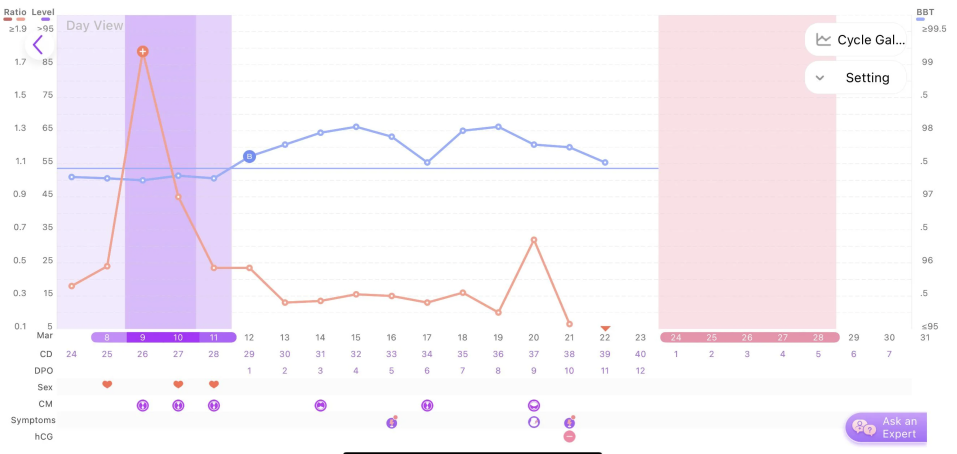
#> input picture real-screen-1.png, 2870 x 1360 px (shown at 1/3 size)
$ python -i color_segmentation.py   (imports and definitions only)
#> lines starting #> are read from the running program, lines starting #| are printed output that depends on the picture; after the words box and inside, x2 and y2 are one past the last pixel; in counts of white or black regions, pixels touching at a corner belong together
#> further down, picture is the input picture: shape (1360, 2870, 3); mean B, G, R 248.2, 241.1, 247.7
"""HSV color segmentation for chart-ink series.

Three masks are produced from a working-canvas BGR image:
    blue   — BBT line + markers   (always the `temp` series)
    orange — LH "Ratio" line + markers
    purple — LH "Level" line + markers

Both orange and purple are CANDIDATE LH lines: which one carries the
per-day LH data depends on the chart variant, and is chosen at runtime by
`marker_detection.resolve_lh_color` (purple is NOT a fixed distractor — on
dense-Level charts it IS the real LH measurement).

Saturation/value thresholds in constants.py are tuned to reject:
    - pale violet fertile band
    - pale pink period band
    - light gridlines, dark text, white markerfill
"""

from __future__ import annotations

from dataclasses import dataclass

import cv2
import numpy as np

from .constants import HSV_BLUE, HSV_ORANGE, HSV_PURPLE


@dataclass
class SeriesMasks:
    blue: np.ndarray     # uint8 0/255 — BBT ink
    orange: np.ndarray   # uint8 0/255 — LH "Ratio" ink (candidate LH line)
    purple: np.ndarray   # uint8 0/255 — LH "Level" ink (candidate LH line)


def _band_mask(hsv: np.ndarray, band: tuple[int, int, int, int]) -> np.ndarray:
    h_lo, h_hi, s_lo, v_lo = band
    lo = np.array([h_lo, s_lo, v_lo], dtype=np.uint8)
    hi = np.array([h_hi, 255, 255], dtype=np.uint8)
    return cv2.inRange(hsv, lo, hi)


def segment(bgr: np.ndarray) -> SeriesMasks:
    """Return per-series binary masks in working-canvas coords."""
    # Slight pre-blur to bridge anti-aliased line edges into the H band.
    blurred = cv2.GaussianBlur(bgr, (3, 3), 0)
    hsv = cv2.cvtColor(blurred, cv2.COLOR_BGR2HSV)
#> hsv: shape (1360, 2870, 3); mean H, S, V 45.6, 11.2, 251.6
    blue = _band_mask(hsv, HSV_BLUE)
#> in _band_mask, `return cv2.inRange(hsv, lo, hi)`:
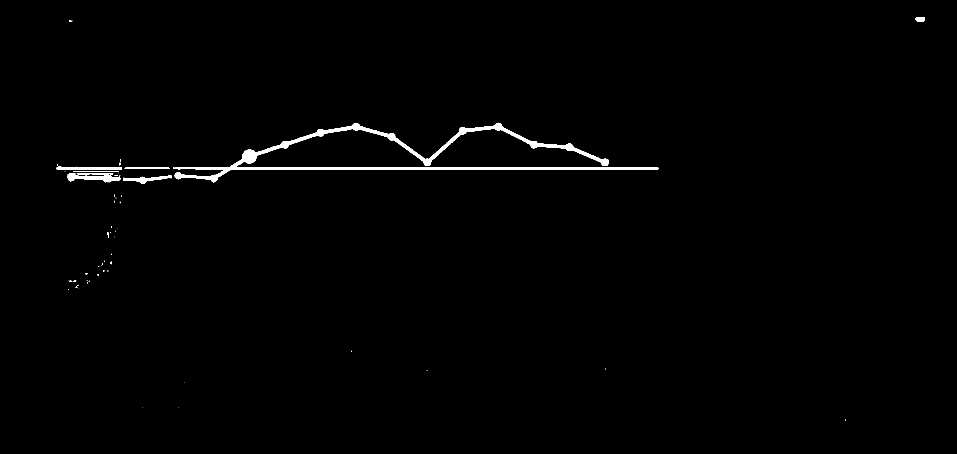
#> returned value: shape (1360, 2870) (shown at 1/3 size); 0.81% white; 53 white regions (39 under 20 px), largest, box (x1, y1, x2, y2) and area: (519, 368, 1975, 547) 25092, (203, 520, 361, 547) 2286, (169, 499, 366, 510) 1553
    orange = _band_mask(hsv, HSV_ORANGE)
#> call 2 of _band_mask, with band = (0, 18, 30, 120)
#> in _band_mask (call 2), `return cv2.inRange(hsv, lo, hi)`:
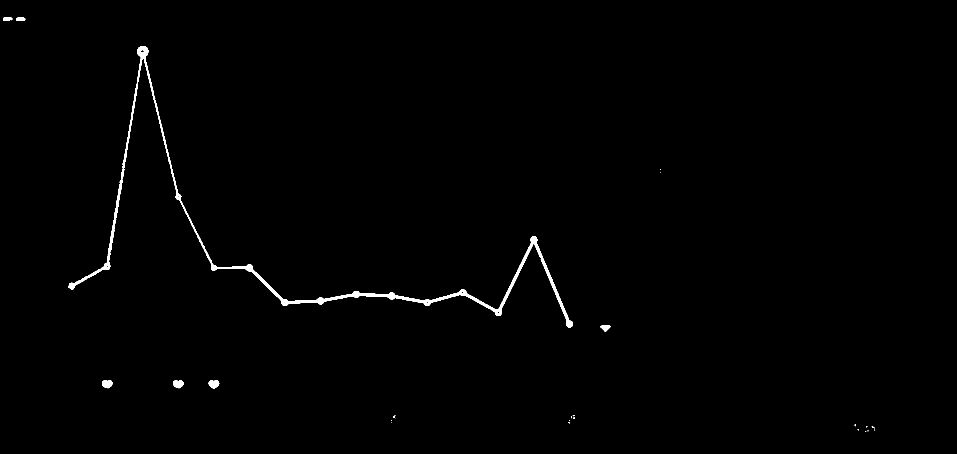
#> returned value: shape (1360, 2870) (shown at 1/3 size); 0.63% white; 29 white regions (20 under 20 px), largest, box (x1, y1, x2, y2) and area: (205, 138, 1719, 982) 21855, (626, 1141, 658, 1166) 587, (306, 1141, 337, 1165) 581
    purple = _band_mask(hsv, HSV_PURPLE)
#> call 3 of _band_mask, with band = (128, 162, 35, 100)
#> in _band_mask (call 3), `return cv2.inRange(hsv, lo, hi)`:
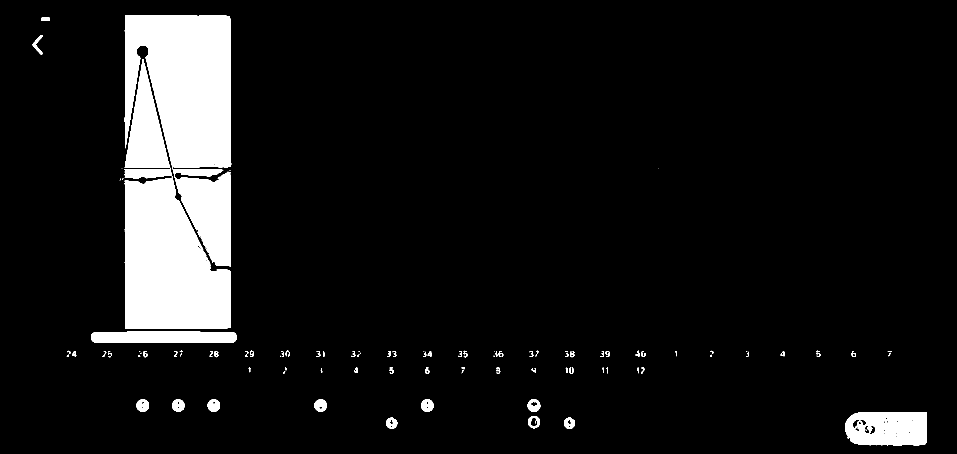
#> returned value: shape (1360, 2870) (shown at 1/3 size); 8.5% white; 115 white regions (35 under 20 px), largest, box (x1, y1, x2, y2) and area: (374, 46, 694, 800) 147781, (373, 177, 693, 987) 134710, (2535, 1237, 2781, 1336) 21066
    # close small gaps along the line stroke so connected components stay whole
    k = cv2.getStructuringElement(cv2.MORPH_RECT, (3, 3))
    blue = cv2.morphologyEx(blue, cv2.MORPH_CLOSE, k, iterations=1)
#> blue: shape (1360, 2870); 0.82% white; 52 white regions (38 under 20 px), largest, box (x1, y1, x2, y2) and area: (519, 368, 1975, 547) 25189, (203, 520, 361, 547) 2307, (169, 499, 366, 510) 1554
    orange = cv2.morphologyEx(orange, cv2.MORPH_CLOSE, k, iterations=1)
#> orange: shape (1360, 2870); 0.63% white; 26 white regions (16 under 20 px), largest, box (x1, y1, x2, y2) and area: (205, 138, 1719, 982) 21949, (626, 1141, 658, 1166) 587, (306, 1141, 337, 1165) 583
    purple = cv2.morphologyEx(purple, cv2.MORPH_CLOSE, k, iterations=1)
#> purple: shape (1360, 2870); 8.5% white; 98 white regions (21 under 20 px), largest, box (x1, y1, x2, y2) and area: (374, 46, 694, 800) 147963, (373, 177, 693, 987) 134805, (2535, 1237, 2781, 1336) 21740
    return SeriesMasks(blue=blue, orange=orange, purple=purple)

>>> import cv2
>>> picture = cv2.imread('../../real-screen-1.png')
>>> result = segment(picture)

$ run again, on real-screen-2.png
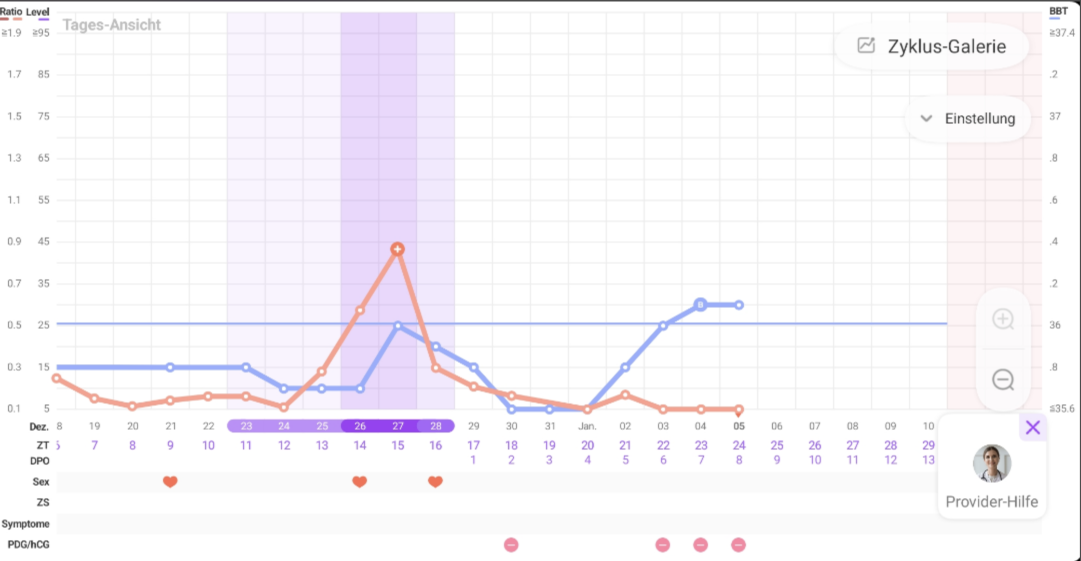
#> input picture real-screen-2.png, 2162 x 1122 px (shown at 1/2 size)
#> picture is the input picture: shape (1122, 2162, 3); mean B, G, R 249.6, 245.4, 248.1
#> hsv: shape (1122, 2162, 3); mean H, S, V 34.8, 6.1, 250.9
#> in _band_mask, `return cv2.inRange(hsv, lo, hi)`:
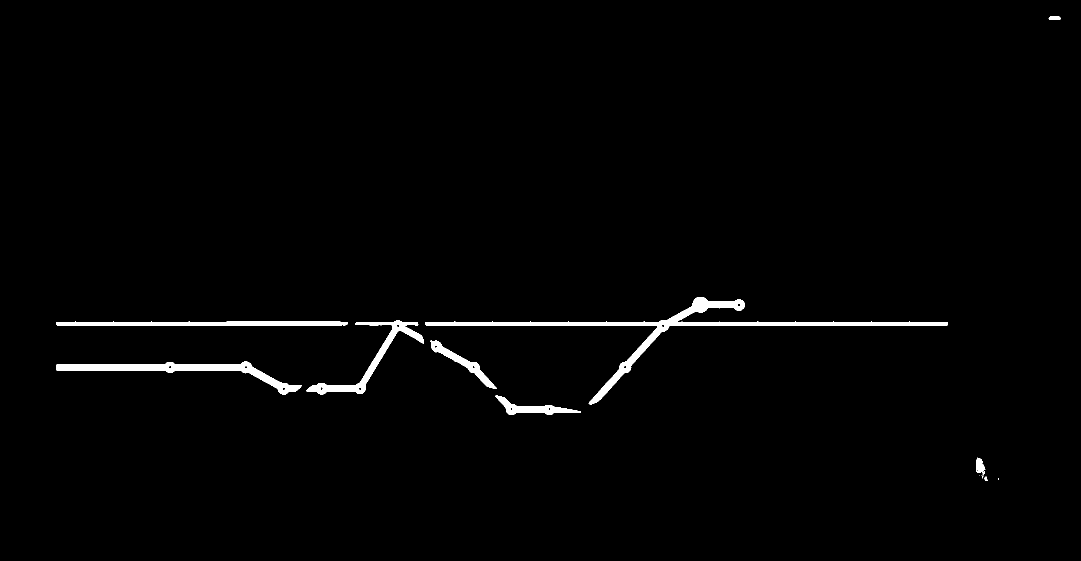
#> returned value: shape (1122, 2162) (shown at 1/2 size); 1.4% white; 14 white regions (5 under 20 px), largest, box (x1, y1, x2, y2) and area: (850, 594, 1896, 809) 12925, (112, 723, 603, 789) 7207, (613, 641, 848, 789) 4869
#> in _band_mask (call 3), `return cv2.inRange(hsv, lo, hi)`:
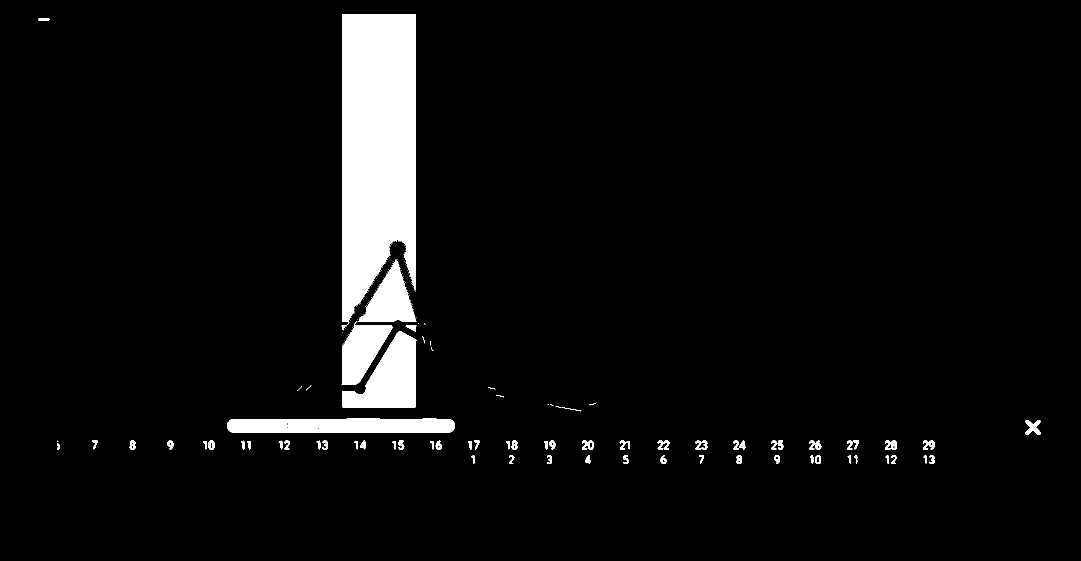
#> returned value: shape (1122, 2162) (shown at 1/2 size); 5.2% white; 204 white regions (139 under 20 px), largest, box (x1, y1, x2, y2) and area: (683, 28, 832, 660) 77563, (684, 662, 833, 816) 13021, (454, 837, 910, 866) 12453
#> blue: shape (1122, 2162); 1.4% white; 11 white regions (2 under 20 px), largest, box (x1, y1, x2, y2) and area: (850, 594, 1896, 809) 12937, (112, 723, 603, 789) 7218, (613, 641, 848, 789) 4877
#> orange: shape (1122, 2162); 0.97% white; 11 white regions (4 under 20 px), largest, box (x1, y1, x2, y2) and area: (102, 484, 1489, 836) 20718, (1966, 898, 1999, 954) 916, (325, 951, 356, 977) 598
#> purple: shape (1122, 2162); 5.2% white; 77 white regions (16 under 20 px), largest, box (x1, y1, x2, y2) and area: (683, 28, 832, 660) 77960, (683, 518, 833, 770) 15070, (684, 662, 833, 816) 13022

$ run again, on real-screen-3.png
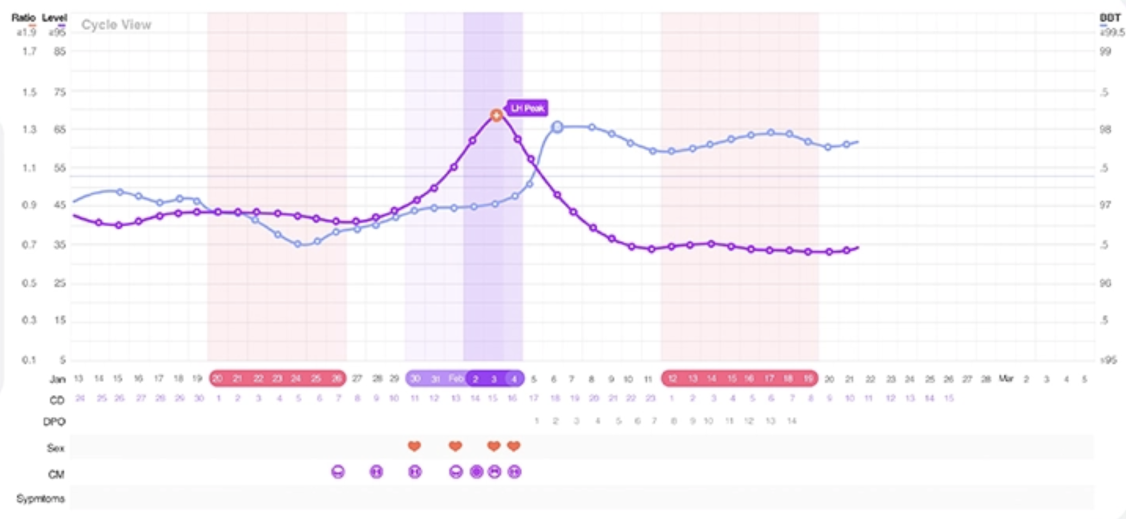
#> input picture real-screen-3.png, 2252 x 1038 px (shown at 1/2 size)
#> picture is the input picture: shape (1038, 2252, 3); mean B, G, R 248.3, 244.2, 249.1
#> hsv: shape (1038, 2252, 3); mean H, S, V 53.9, 7.4, 251
#> in _band_mask, `return cv2.inRange(hsv, lo, hi)`:
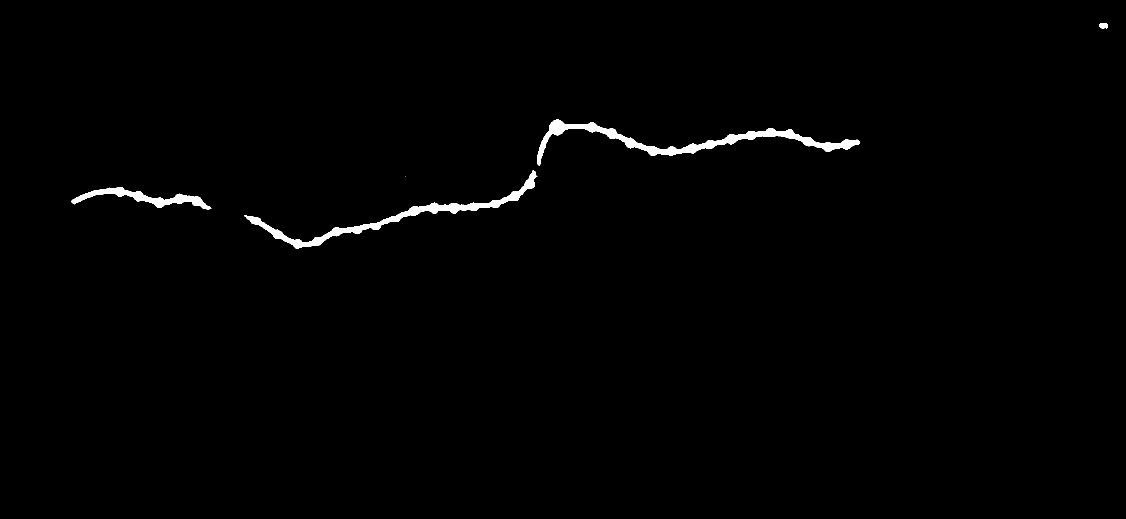
#> returned value: shape (1038, 2252) (shown at 1/2 size); 0.88% white; 5 white regions (1 under 20 px), largest, box (x1, y1, x2, y2) and area: (1074, 239, 1719, 332) 9185, (488, 341, 1075, 497) 7759, (143, 374, 423, 419) 3553, (2198, 46, 2216, 57) 167
#> blue: shape (1038, 2252); 0.89% white; 5 white regions (1 under 20 px), largest, box (x1, y1, x2, y2) and area: (1074, 239, 1719, 332) 9204, (488, 341, 1075, 497) 7774, (143, 374, 423, 419) 3558, (2198, 46, 2216, 57) 167
#> orange: shape (1038, 2252); 0.12% white; 6 white regions, box (x1, y1, x2, y2) and area: (973, 881, 1003, 905) 559, (1012, 881, 1043, 905) 554, (896, 881, 926, 905) 550, (814, 881, 843, 905) 547, (980, 217, 1006, 245) 511, (57, 47, 73, 56) 96
#> in segment, `purple = cv2.morphologyEx(purple, cv2.MORPH_CLOSE, k, iterations=1)`:
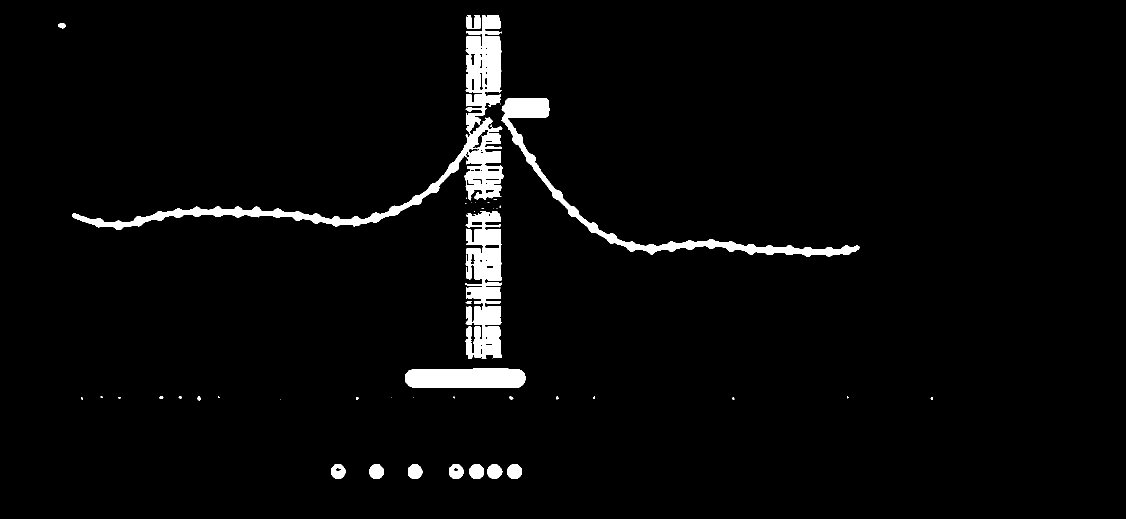
#> purple: shape (1038, 2252) (shown at 1/2 size); 3.1% white; 47 white regions (27 under 20 px), largest, box (x1, y1, x2, y2) and area: (144, 30, 1008, 460) 28916, (931, 422, 1004, 718) 15532, (1003, 196, 1719, 514) 13955

$ run again, on real-screen-4.png
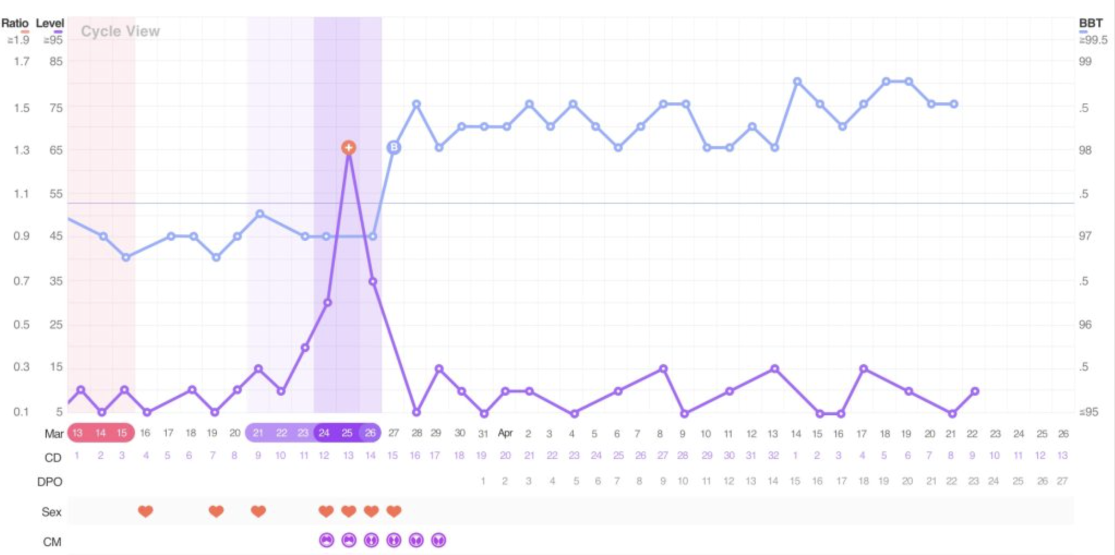
#> input picture real-screen-4.png, 2230 x 1110 px (shown at 1/2 size)
#> picture is the input picture: shape (1110, 2230, 3); mean B, G, R 250.9, 246.9, 249.3
#> hsv: shape (1110, 2230, 3); mean H, S, V 34, 5.8, 252
#> in _band_mask, `return cv2.inRange(hsv, lo, hi)`:
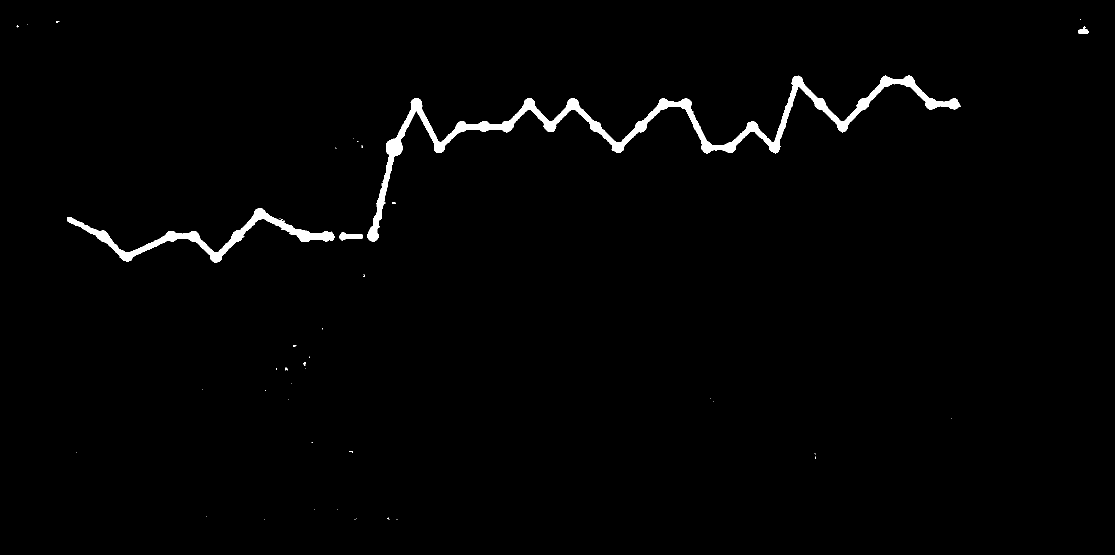
#> returned value: shape (1110, 2230) (shown at 1/2 size); 1.4% white; 47 white regions (40 under 20 px), largest, box (x1, y1, x2, y2) and area: (734, 151, 1922, 484) 24833, (134, 416, 669, 525) 8537, (679, 464, 726, 481) 497
#> blue: shape (1110, 2230); 1.4% white; 43 white regions (36 under 20 px), largest, box (x1, y1, x2, y2) and area: (734, 151, 1922, 484) 24889, (134, 416, 669, 525) 8573, (679, 464, 726, 481) 497
#> orange: shape (1110, 2230); 0.22% white; 10 white regions (1 under 20 px), largest, box (x1, y1, x2, y2) and area: (771, 1009, 806, 1037) 688, (681, 1009, 714, 1036) 686, (726, 1009, 759, 1036) 668
#> in segment, `purple = cv2.morphologyEx(purple, cv2.MORPH_CLOSE, k, iterations=1)`:
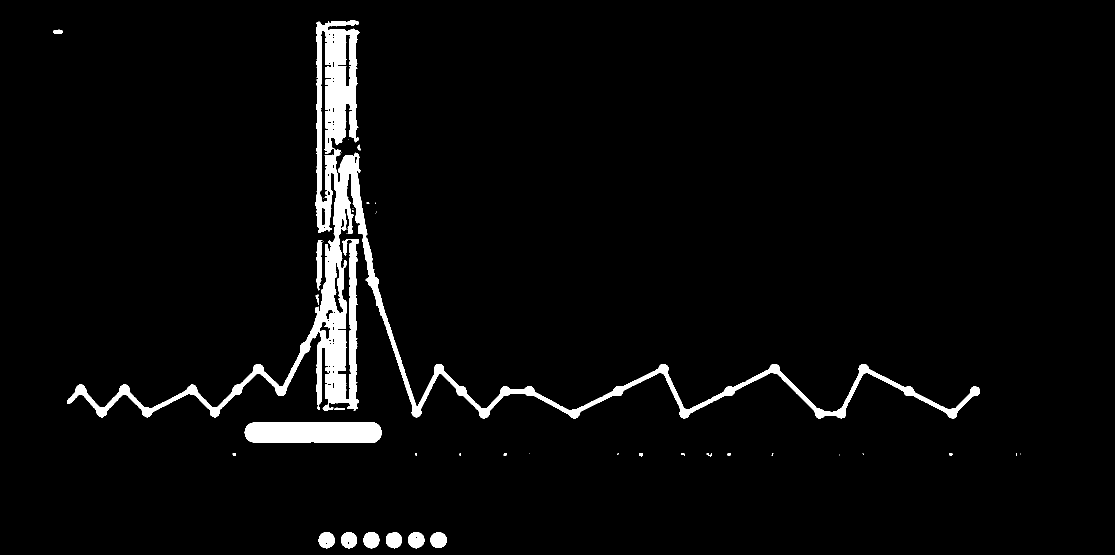
#> purple: shape (1110, 2230) (shown at 1/2 size); 3.6% white; 40 white regions (20 under 20 px), largest, box (x1, y1, x2, y2) and area: (134, 41, 1960, 837) 70856, (489, 844, 763, 886) 10846, (727, 1064, 759, 1097) 830
